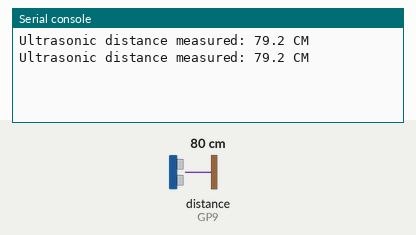
Simulated run of this program. Board: Raspberry Pi Pico running MicroPython. On the bench: the last lines printed to the serial console. Inputs (shaded band) come from the test bench; at power-on: distance to the obstacle (sensor on GP9) 80 cm. The echo pulse lasts 58.3 µs per cm.

Above: at 1.2 s.
1.3 s: distance to the obstacle (sensor on GP9) set to 2 cm
At 2.6 s:
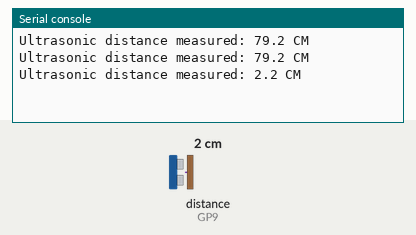
2.8 s: distance to the obstacle (sensor on GP9) set to 4 cm
At 3.8 s:
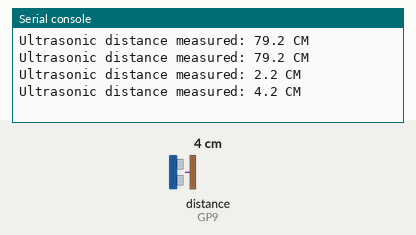
Timing chart, 0 to 5.8 s (numbered marks = the images above; inputs shaded):
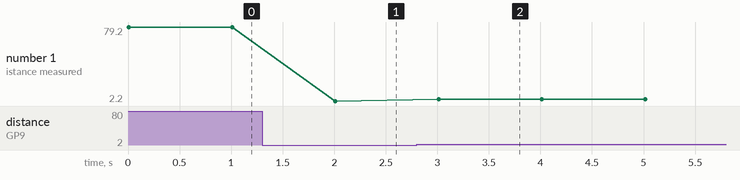

Measured:
- after the input at 1.3 s, the serial console: prints a new line after 0.71 s (image 1)
- after the input at 2.8 s, the serial console: prints a new line after 0.21 s (image 2)
- plotted number 1: 79.2 → 2.2 after the input at 1.3 s, 2.2 → 4.2 after the input at 2.8 s

The program:

ultrasonic.py
```python
import time                  # Importing a time class
from machine import Pin, PWM # Import the Pin and PWM class from the machine module.

echo = Pin(9, Pin.IN)        # create input pin on GPIO9, S1 pin of the expansion board
trig = Pin(8, Pin.OUT)       # create output pin on GPIO8, S2 pin of the expansion board
trig.value(0)

soundVelocity=34000/1000000  # 0.034cm/1us

def Measuring_distance():
    a = 0
    b = 0
    # Send a 10us trigger signal to the ultrasonic module.
    trig.value(1)
    time.sleep_us(10)
    trig.value(0)

    # Capture the pulse signal of the echo pin of the ultrasonic module.
    while(echo.value() == 0 and a <= 1600):
        time.sleep_us(5)
        a = a + 1
    t1=time.ticks_us()
    while(echo.value() == 1 and b <= 800 ):
        time.sleep_us(5)
        b = b + 1
    t2=time.ticks_us()
    if a >= 1600 or b >= 800:
        return 0.0
    else:
        t = time.ticks_diff(t2, t1)
        return (soundVelocity*t)/2  # Unit is centimeter


while True:
    distance = Measuring_distance()
    print("Ultrasonic distance measured: %0.1f CM" %distance)
    time.sleep_ms(1000)


    
```
